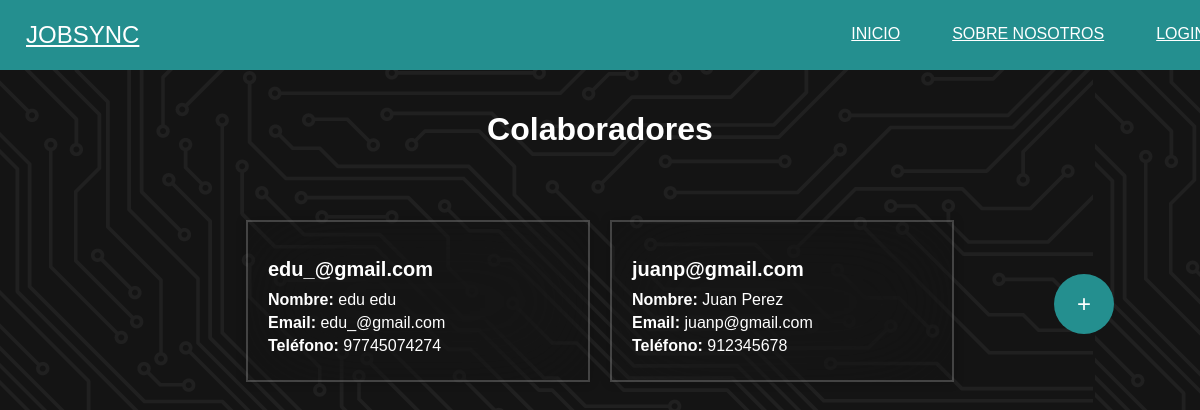
The page /colaboradores/ on the database its author committed.
### JobSyncApp/models.py (models this page shows)
class CustomUser(AbstractUser):
    telefono = models.CharField(max_length=15)
    ROL_CHOICES = [
        (True, 'Colaborador'),
        (False, 'Admin'),
    ]
    rol = models.BooleanField(choices=ROL_CHOICES, default=True)

### JobSyncApp/views.py (the view)
# urls.py: path('colaboradores/', views.lista_colaboradores, name='colaboradores'),
def lista_colaboradores(request):
    colaboradores = CustomUser.objects.filter(rol=True)
    return render(request, 'admin/colaboradores.html', {'colaboradores': colaboradores})

### JobSyncApp/templates/admin/colaboradores.html (shortened to what this page needs)
{% load static %}
<link rel="stylesheet" href="{% static 'css' %}/listado_colaboradores.css">
<link rel="stylesheet" href="{% static 'css' %}/estilo.css">
{% block contenido %}
<navbar class="navbar-container">
    <div class="logo-container" >
        <a href=""><img src="" alt="" style="margin-top: 1px; margin-right: 10px;"></a>
        <a href="">JobSync</a>
    </div>
    <ul class="nav-items">
        <li class="nav-link"><a href="{% url 'index' %}">Inicio</a></li>
        <li class="nav-link"><a href="{% url 'sobre_nosotros' %}">Sobre Nosotros</a></li>
        {%if user.is_authenticated%}
        <li class="nav-link"><a href="{% url 'custom_logout' %}">Cerrar Sesion</a></li>
        {% else %}
        <li class="nav-link"><a href="{% url 'custom_login' %}">login</a></li>
        {%endif%}
    </ul>
</navbar>
<div class="header">
    <h1>Colaboradores</h1>
</div>
<div class="card-container">
    {% for colaborador in colaboradores %}
    <div class="card">
        <h2>{{ colaborador.username }}</h2>
        <p><strong>Nombre:</strong> {{ colaborador.first_name }} {{ colaborador.last_name }}</p>
        <p><strong>Email:</strong> {{ colaborador.email }}</p>
        <p><strong>Teléfono:</strong> {{ colaborador.telefono }}</p>
    </div>
    {% endfor %}
</div>
{% endblock %}

### JobSyncApp/static/css/listado_colaboradores.css (style rules this page uses)
.header { margin-top: 70px; text-align: center; padding: 20px 0; background: transparent; color: #fff; }
.card-container { display: flex; flex-wrap: wrap; justify-content: center; margin-top: 20px; }
.card { width: 300px; margin: 10px; padding: 20px; background: rgba(22, 22, 22, 0.1); border: 2px solid rgba(255, 255, 255, 0.2); box-shadow: 0 0 10px rgba(0, 0, 0, .2); color: #fff; backdrop-filter: blur(50px); }
.card h2 { font-size: 20px; margin-bottom: 10px; }
.card p { margin: 5px 0; }

### JobSyncApp/static/css/estilo.css (style rules this page uses)
.navbar-container { display: flex; justify-content: space-between; padding: 0 1rem; height: 70px; align-items: center; background: #248f8f; color: #fff; position: fixed; top: 0; width: 100%; z-index: 1000; }
.navbar-container .logo-container a { font-size: 1.5rem; text-transform: uppercase; cursor: pointer; color: #fff; font-weight: 500; font-family: 'Kanit', sans-serif; }
.logo-container { display: flex; align-items: center; }
.navbar-container .nav-items { display: flex; list-style-type: none; gap: 2rem; align-items: center; }
.navbar-container .nav-items .nav-link a { color: #fff; transition: 0.2s; -webkit-transition: 0.2s; -moz-transition: 0.2s; -ms-transition: 0.2s; -o-transition: 0.2s; padding: 10px; text-transform: uppercase; white-space: nowrap; }
.navbar-container .nav-items .nav-link:after { display: block; content: ""; border-top: 2px solid rgb(60, 179, 133); transform: scaleX(0); -webkit-transform: scaleX(0); -moz-transform: scaleX(0); -ms-transform: scaleX(0); -o-transform: scaleX(0); transition: transform 250ms ease-in-out; -webkit-transition: transform 250ms ease-in-out; -moz-transition: transform 250ms ease-in-out; -ms-transition: transform 250ms ease-in-out; -o-transition: transform 250ms ease-in-out; }

### rows shown on the page
CustomUser: username "edu_@gmail.com", first_name "edu", last_name "edu", email "edu_@gmail.com", telefono "97745074274"
CustomUser: username "juanp@gmail.com", first_name "Juan", last_name "Perez", email "juanp@gmail.com", telefono "912345678"
